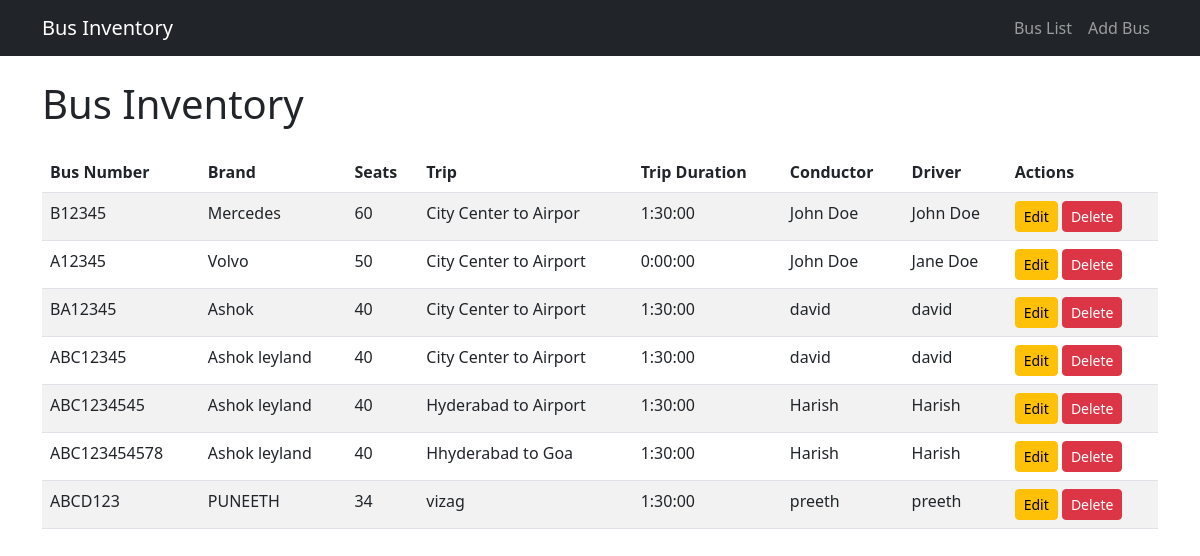
Screenshot of /api/buses/ with the database file from the repository.
### Feature/models.py (models this page shows, shortened)
class Bus(models.Model):
    bus_number = models.CharField(max_length=20, unique=True)
    brand = models.CharField(max_length=50)
    number_of_seats = models.IntegerField()
    trip = models.CharField(max_length=100)
    trip_duration = models.DurationField()
    conductor = models.CharField(max_length=50)
    driver = models.CharField(max_length=50)

### Feature/views.py (the view)
# urls.py: path('buses/', views.bus_list, name='bus-list'),# Bus list
def bus_list(request):
    buses = Bus.objects.all()
    return render(request, 'bus_list.html', {'buses': buses})

### templates/bus_list.html (shortened to what this page needs)
{% extends 'base.html' %}
{% block content %}
<h1 class="mb-4">Bus Inventory</h1>
<table class="table table-striped">
    <thead>
        <tr>
            <th>Bus Number</th>
            <th>Brand</th>
            <th>Seats</th>
            <th>Trip</th>
            <th>Trip Duration</th>
            <th>Conductor</th>
            <th>Driver</th>
            <th>Actions</th>
        </tr>
    </thead>
    <tbody>
        {% for bus in buses %}
        <tr>
            <td>{{ bus.bus_number }}</td>
            <td>{{ bus.brand }}</td>
            <td>{{ bus.number_of_seats }}</td>
            <td>{{ bus.trip }}</td>
            <td>{{ bus.trip_duration }}</td>
            <td>{{ bus.conductor }}</td>
            <td>{{ bus.driver }}</td>
            <td>
                <a href="{% url 'edit-bus' bus.pk %}" class="btn btn-sm btn-warning">Edit</a>
                <a href="{% url 'delete-bus' bus.pk %}" class="btn btn-sm btn-danger">Delete</a>
            </td>
        </tr>
        {% empty %}
        <tr>
            <td colspan="8" class="text-center">No buses in the inventory.</td>
        </tr>
        {% endfor %}
    </tbody>
</table>
{% endblock %}

### templates/base.html (shortened to what this page needs)
<!DOCTYPE html>
<html lang="en">
<head>
    <link rel="stylesheet" href="https://cdn.jsdelivr.net/npm/bootstrap@5.3.0/dist/css/bootstrap.min.css">
</head>
<body>
    <nav class="navbar navbar-expand-lg navbar-dark bg-dark">
        <div class="container">
            <a class="navbar-brand" href="#">Bus Inventory</a>
            <div class="collapse navbar-collapse">
                <ul class="navbar-nav ms-auto">
                    <li class="nav-item"><a class="nav-link" href="{% url 'bus-list' %}">Bus List</a></li>
                    <li class="nav-item"><a class="nav-link" href="{% url 'add-bus' %}">Add Bus</a></li>
                </ul>
            </div>
        </div>
    </nav>
    <div class="container mt-4">
        {% block content %}{% endblock %}
    </div>
</body>
</html>

### rows the page displays
Bus: bus_number "B12345", brand "Mercedes", number_of_seats "60", trip "City Center to Airpor", trip_duration "1:30:00", conductor "John Doe", driver "John Doe"
Bus: bus_number "A12345", brand "Volvo", number_of_seats "50", trip "City Center to Airport", trip_duration "0:00:00", conductor "John Doe", driver "Jane Doe"
Bus: bus_number "BA12345", brand "Ashok", number_of_seats "40", trip "City Center to Airport", trip_duration "1:30:00", conductor "david", driver "david"
Bus: bus_number "ABC12345", brand "Ashok leyland", number_of_seats "40", trip "City Center to Airport", trip_duration "1:30:00", conductor "david", driver "david"
Bus: bus_number "ABC1234545", brand "Ashok leyland", number_of_seats "40", trip "Hyderabad to Airport", trip_duration "1:30:00", conductor "Harish", driver "Harish"
Bus: bus_number "ABC123454578", brand "Ashok leyland", number_of_seats "40", trip "Hhyderabad to Goa", trip_duration "1:30:00", conductor "Harish", driver "Harish"
Bus: bus_number "ABCD123", brand "PUNEETH", number_of_seats "34", trip "vizag", trip_duration "1:30:00", conductor "preeth", driver "preeth"
